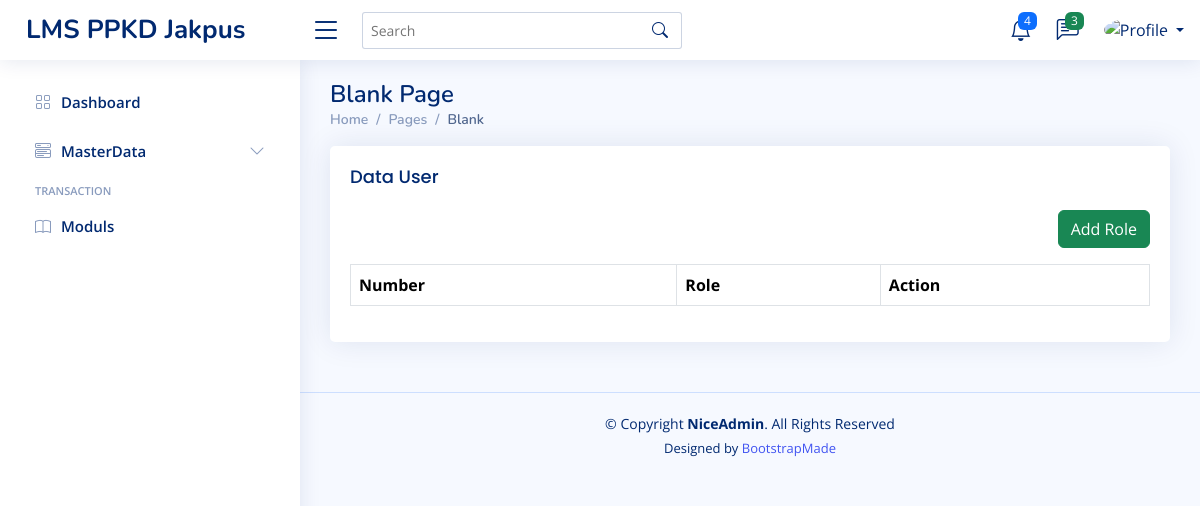
The app's page /home.php?page=/rol/role, older data.
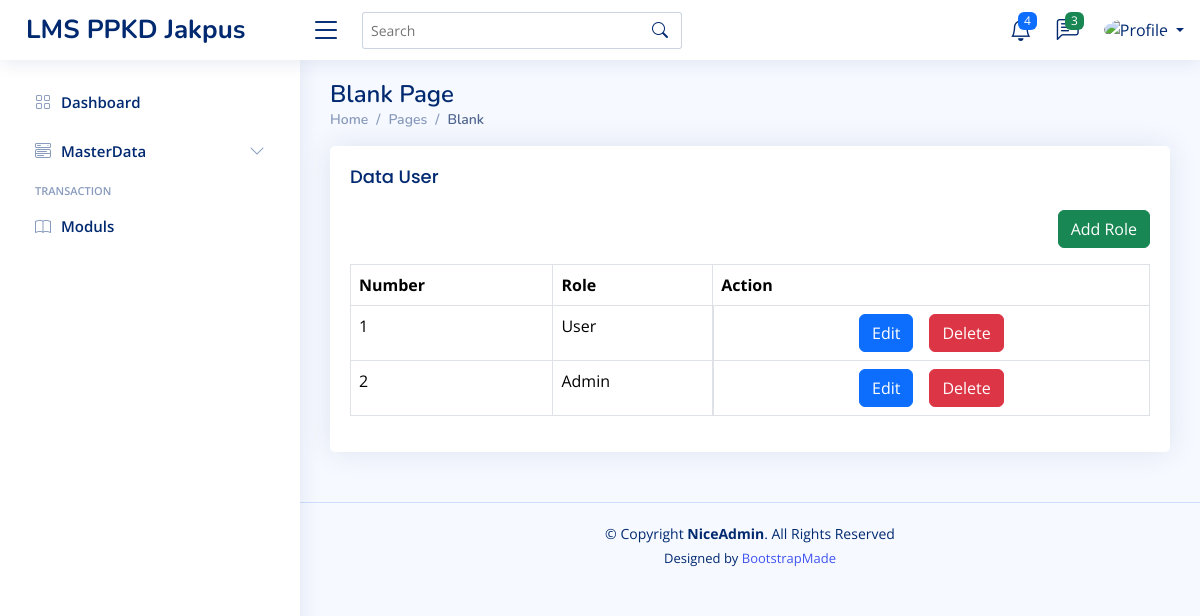
The same page, newer data.
### tables this page shows
CREATE TABLE `roles` (
  `role_id` int(11) NOT NULL,
  `role_name` varchar(30) NOT NULL,
  `created_at` timestamp NOT NULL DEFAULT current_timestamp(),
  `updated_at` timestamp NULL DEFAULT NULL ON UPDATE current_timestamp()
);

### content/rol/role.php (the view)
<?php
$query = mysqli_query($config, "SELECT * FROM roles ORDER BY role_id DESC");
$row = mysqli_fetch_all($query, MYSQLI_ASSOC);
?>
<div class="row">
    <div class="col-12">
        <div class="card">
            <div class="card-body ">
                <h5 class="card-title">Data User</h5>
                <div class="mb-3" align="right">
                    <a href="?page=/rol/add_role&new_role" class="btn btn-success">Add Role</a>
                </div>
                <div class="table-responsive">
                    <table class="table table-bordered">
                        <thead class="">
                            <tr>
                                <th>Number</th>
                                <th>Role</th>
                                <th>Action</th>
                            </tr>
                        </thead>
                        <tbody>
                            <?php foreach ($row as $key => $role) : ?>
                                <tr>
                                    <td><?= $key += 1 ?></td>
                                    <td><?= $role['role_name'] ?></td>
                                    <td class="d-flex justify-content-center">
                                        <a href="?page=/rol/add_role&edit=<?= $role['role_id'] ?>"
                                            class="btn btn-primary me-2 ms-2">Edit</a>
                                        <a onclick="return confirm('Are you Sure Want to Delete This Data??')"
                                            href="?page=/rol/add_role&delete=<?= $role['role_id'] ?>"
                                            class="btn btn-danger me-2 ms-2">Delete</a>
                                    </td>
                                </tr>
                            <?php endforeach ?>
                        </tbody>
                    </table>
                </div>
            </div>
        </div>
    </div>
</div>

Row changes from the older to the newer data that the page shows:
added roles: key "1", role_name "User"
added roles: key "2", role_name "Admin"
